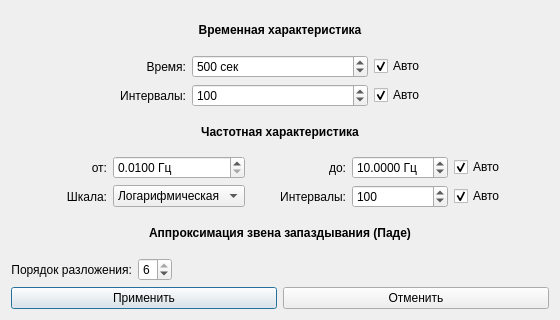
<?xml version="1.0" encoding="UTF-8"?>
<ui version="4.0">
 <class>ModParDialog</class>
 <widget class="QDialog" name="ModParDialog">
  <property name="geometry">
   <rect>
    <x>0</x>
    <y>0</y>
    <width>560</width>
    <height>320</height>
   </rect>
  </property>
  <property name="windowTitle">
   <string>Параметры моделирования</string>
  </property>
  <layout class="QVBoxLayout" name="verticalLayout">
   <item>
    <widget class="QLabel" name="timeTitleLabel">
     <property name="text">
      <string>Временная характеристика</string>
     </property>
     <property name="alignment">
      <set>Qt::AlignCenter</set>
     </property>
     <property name="styleSheet">
      <string>font-weight: bold;</string>
     </property>
    </widget>
   </item>
   <item>
    <layout class="QGridLayout" name="timeGrid">
     <item row="0" column="0">
      <widget class="QLabel" name="simTimeLabel">
       <property name="text">
        <string>Время:</string>
       </property>
       <property name="alignment">
        <set>Qt::AlignRight|Qt::AlignVCenter</set>
       </property>
      </widget>
     </item>
     <item row="0" column="1">
      <widget class="QSpinBox" name="simTimeSpinBox">
       <property name="suffix">
        <string> сек</string>
       </property>
       <property name="minimum">
        <number>10</number>
       </property>
       <property name="maximum">
        <number>10000</number>
       </property>
       <property name="value">
        <number>500</number>
       </property>
      </widget>
     </item>
     <item row="0" column="2">
      <widget class="QCheckBox" name="autoSimTimeCheckBox">
       <property name="text">
        <string>Авто</string>
       </property>
       <property name="checked">
        <bool>true</bool>
       </property>
      </widget>
     </item>
     <item row="1" column="0">
      <widget class="QLabel" name="timeIntervalsLabel">
       <property name="text">
        <string>Интервалы:</string>
       </property>
       <property name="alignment">
        <set>Qt::AlignRight|Qt::AlignVCenter</set>
       </property>
      </widget>
     </item>
     <item row="1" column="1">
      <widget class="QSpinBox" name="timeIntervalsSpinBox">
       <property name="minimum">
        <number>10</number>
       </property>
       <property name="maximum">
        <number>2000</number>
       </property>
       <property name="value">
        <number>100</number>
       </property>
      </widget>
     </item>
     <item row="1" column="2">
      <widget class="QCheckBox" name="autoTimeIntervalsCheckBox">
       <property name="text">
        <string>Авто</string>
       </property>
       <property name="checked">
        <bool>true</bool>
       </property>
      </widget>
     </item>
    </layout>
   </item>
   <item>
    <widget class="QLabel" name="freqTitleLabel">
     <property name="text">
      <string>Частотная характеристика</string>
     </property>
     <property name="alignment">
      <set>Qt::AlignCenter</set>
     </property>
     <property name="styleSheet">
      <string>font-weight: bold;</string>
     </property>
    </widget>
   </item>
   <item>
    <layout class="QGridLayout" name="freqGrid">
     <item row="0" column="0">
      <widget class="QLabel" name="freqMinLabel">
       <property name="text">
        <string>от:</string>
       </property>
       <property name="alignment">
        <set>Qt::AlignRight|Qt::AlignVCenter</set>
       </property>
      </widget>
     </item>
     <item row="0" column="1">
      <widget class="QDoubleSpinBox" name="freqMinSpinBox">
       <property name="suffix">
        <string> Гц</string>
       </property>
       <property name="decimals">
        <number>4</number>
       </property>
       <property name="minimum">
        <double>0.010000000000000</double>
       </property>
       <property name="maximum">
        <double>200.000000000000000</double>
       </property>
       <property name="value">
        <double>0.010000000000000</double>
       </property>
      </widget>
     </item>
     <item row="0" column="2">
      <widget class="QLabel" name="freqMaxLabel">
       <property name="text">
        <string>до:</string>
       </property>
       <property name="alignment">
        <set>Qt::AlignRight|Qt::AlignVCenter</set>
       </property>
      </widget>
     </item>
     <item row="0" column="3">
      <widget class="QDoubleSpinBox" name="freqMaxSpinBox">
       <property name="suffix">
        <string> Гц</string>
       </property>
       <property name="decimals">
        <number>4</number>
       </property>
       <property name="minimum">
        <double>0.010000000000000</double>
       </property>
       <property name="maximum">
        <double>200.000000000000000</double>
       </property>
       <property name="value">
        <double>10.000000000000000</double>
       </property>
      </widget>
     </item>
     <item row="0" column="4">
      <widget class="QCheckBox" name="autoFreqRangeCheckBox">
       <property name="text">
        <string>Авто</string>
       </property>
       <property name="checked">
        <bool>true</bool>
       </property>
      </widget>
     </item>
     <item row="1" column="0">
      <widget class="QLabel" name="freqScaleLabel">
       <property name="text">
        <string>Шкала:</string>
       </property>
       <property name="alignment">
        <set>Qt::AlignRight|Qt::AlignVCenter</set>
       </property>
      </widget>
     </item>
     <item row="1" column="1">
      <widget class="QComboBox" name="freqScaleComboBox">
       <item>
        <property name="text">
         <string>Логарифмическая</string>
        </property>
       </item>
       <item>
        <property name="text">
         <string>Линейная</string>
        </property>
       </item>
      </widget>
     </item>
     <item row="1" column="2">
      <widget class="QLabel" name="freqIntervalsLabel">
       <property name="text">
        <string>Интервалы:</string>
       </property>
       <property name="alignment">
        <set>Qt::AlignRight|Qt::AlignVCenter</set>
       </property>
      </widget>
     </item>
     <item row="1" column="3">
      <widget class="QSpinBox" name="freqIntervalsSpinBox">
       <property name="minimum">
        <number>2</number>
       </property>
       <property name="maximum">
        <number>2000</number>
       </property>
       <property name="value">
        <number>100</number>
       </property>
      </widget>
     </item>
     <item row="1" column="4">
      <widget class="QCheckBox" name="autoFreqIntervalsCheckBox">
       <property name="text">
        <string>Авто</string>
       </property>
       <property name="checked">
        <bool>true</bool>
       </property>
      </widget>
     </item>
    </layout>
   </item>
   <item>
    <widget class="QLabel" name="approxTitleLabel">
     <property name="text">
      <string>Аппроксимация звена запаздывания (Паде)</string>
     </property>
     <property name="alignment">
      <set>Qt::AlignCenter</set>
     </property>
     <property name="styleSheet">
      <string>font-weight: bold;</string>
     </property>
    </widget>
   </item>
   <item>
    <layout class="QHBoxLayout" name="approxLayout">
     <item>
      <widget class="QLabel" name="approxOrderLabel">
       <property name="text">
        <string>Порядок разложения:</string>
       </property>
       <property name="alignment">
        <set>Qt::AlignRight|Qt::AlignVCenter</set>
       </property>
      </widget>
     </item>
     <item>
      <widget class="QSpinBox" name="approxOrderSpinBox">
       <property name="minimum">
        <number>1</number>
       </property>
       <property name="maximum">
        <number>6</number>
       </property>
       <property name="value">
        <number>6</number>
       </property>
      </widget>
     </item>
     <item>
      <spacer name="approxSpacer">
       <property name="orientation">
        <enum>Qt::Horizontal</enum>
       </property>
       <property name="sizeHint" stdset="0">
        <size>
         <width>40</width>
         <height>20</height>
        </size>
       </property>
      </spacer>
     </item>
    </layout>
   </item>
   <item>
    <layout class="QHBoxLayout" name="buttonLayout">
     <item>
      <widget class="QPushButton" name="applyButton">
       <property name="text">
        <string>Применить</string>
       </property>
      </widget>
     </item>
     <item>
      <widget class="QPushButton" name="cancelButton">
       <property name="text">
        <string>Отменить</string>
       </property>
      </widget>
     </item>
    </layout>
   </item>
  </layout>
 </widget>
 <resources/>
 <connections/>
</ui>
